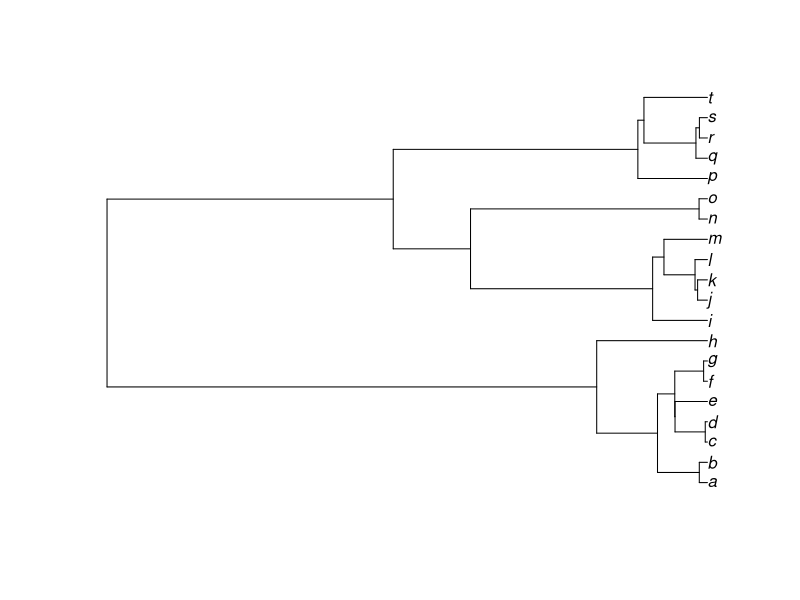
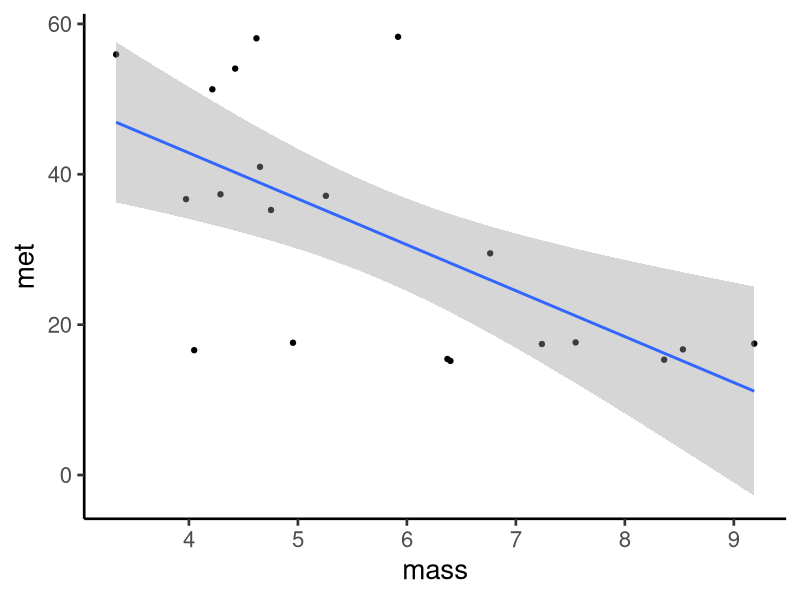
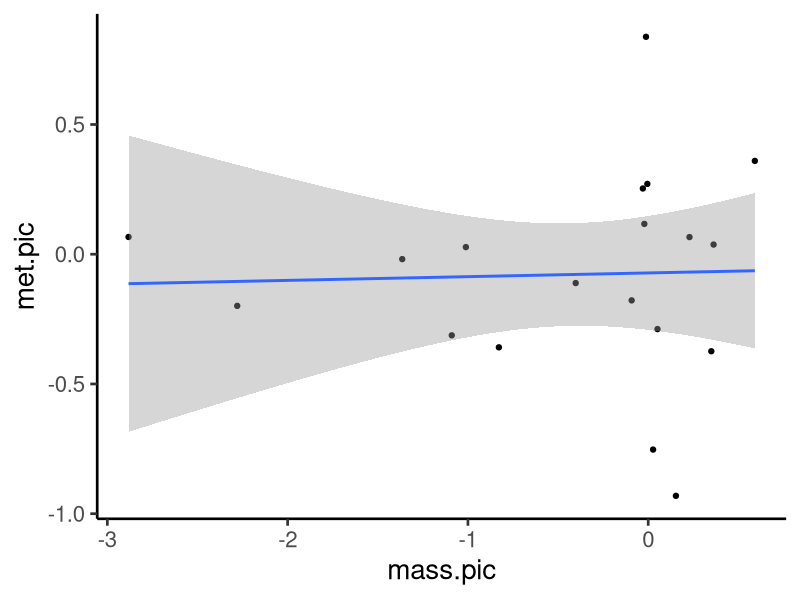
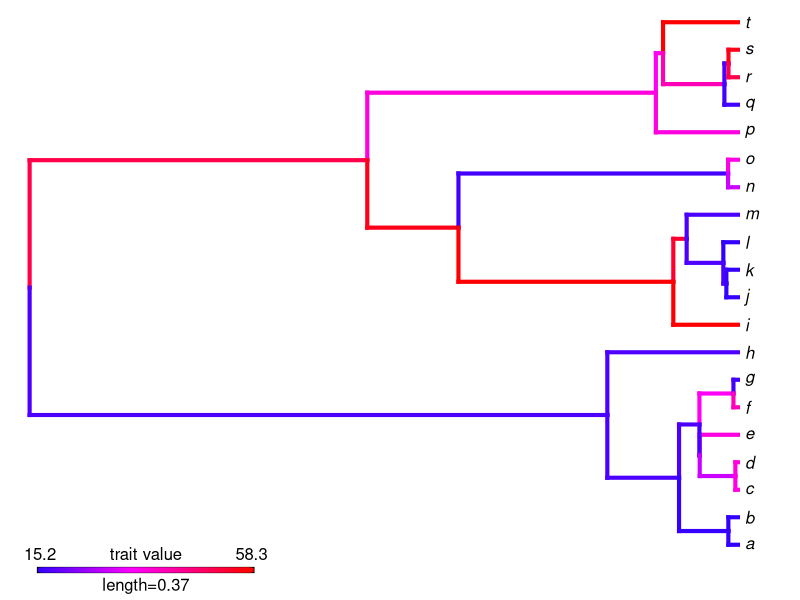
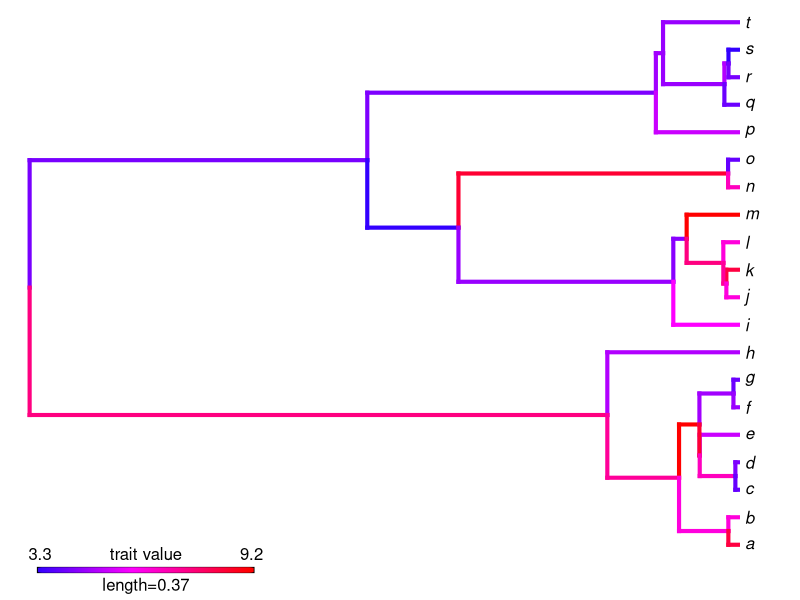
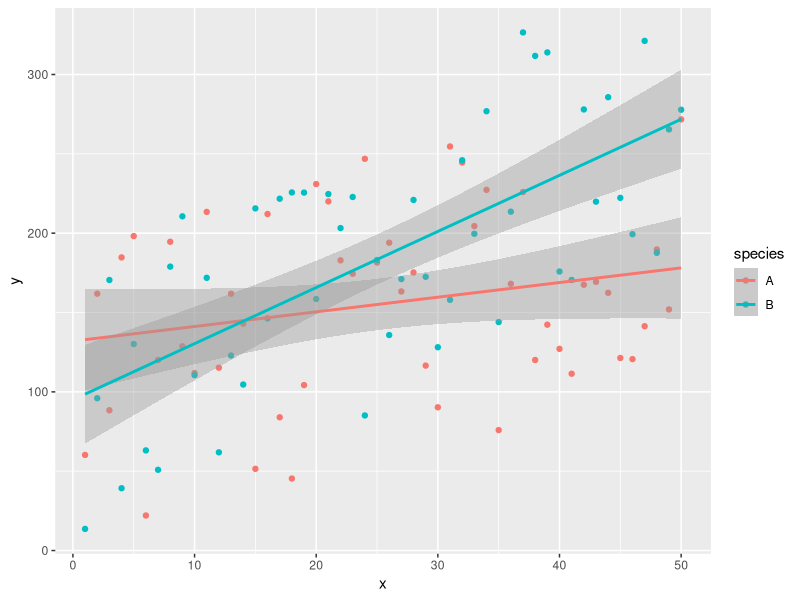

Write the R code that produced these figures, in order.
## ---- chunk 1
library(tidyverse)
library(kableExtra)
library(ape)
library(phytools)
library(broom)



## ---- chunk 2
spec <- letters[1:20]
set.seed(123) 
phy <- rcoal(n=20)
phy$tip.label <- spec
plot(phy)
met <- c(runif(1,))
theta <- rep(1, Nedge(phy))
theta[c(1:8)] <- 2
## sensitive to 'alpha' and 'sigma':
met <- rTraitCont(phy, "OU", theta = theta, alpha=.02, sigma=.01)*1000
mass <- c(rnorm(7,n=8,sd=1),rnorm(5,n = 12,sd=1))
## ---- chunk 3
d <- tibble(spec,mass,met)
d%>%
  ggplot(aes(x=mass,y=met))+geom_point()+geom_smooth(method="lm")+theme_classic(20)
## ---- chunk 4
d.lm <- lm(log(met)~log(mass),d)
tidy(anova(d.lm))[,c(1,5,6)]
## ---- chunk 5
mass.pic <- pic(log(mass),phy)
met.pic <- pic(log(met),phy)

qplot(mass.pic,met.pic)+geom_smooth(method = "lm")+theme_classic(20)
## ---- chunk 6
d.lm.pic <- lm(met.pic~mass.pic)
tidy(anova(d.lm.pic))[,c(1,5,6)]
## ---- chunk 7
plotBranchbyTrait(phy,met)
## ---- chunk 8
plotBranchbyTrait(phy,mass)
## ---- chunk 9
set.seed(123)
x.A=1:50
y.A=x.A*2+runif(50,1,200)
x.B=1:50
y.B=x.B*3.5+runif(50,1,200)

d <- tibble(x=c(x.A,x.B),y=c(y.A,y.B),species=c(rep("A",50),rep("B",50)))

d%>%
  ggplot(aes(x,y,col=species))+geom_point()+geom_smooth(method="lm")



## ---- chunk 10
spec.lm1 <- lm(y~x+species,data=d)

anova(spec.lm1)
## ---- chunk 11
summary(spec.lm1)

## ---- chunk 12
spec.lm2 <- lm(y~x,d)
AIC(spec.lm1,spec.lm2)
